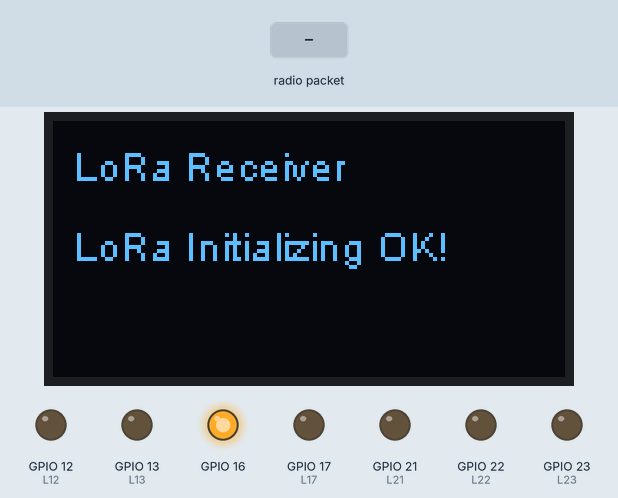
Recording of a sketch running on a simulated ESP32. On the bench: 128×64 one-colour display, output pins drawn as LEDs (lit = HIGH). Inputs (shaded band) come from the test bench. No radio packets arrive unless stated; what the sketch prints to the serial monitor is not drawn.

Above: at 2.3 s.
2.4 s: radio packet "22-on" arrives
At 4.6 s:
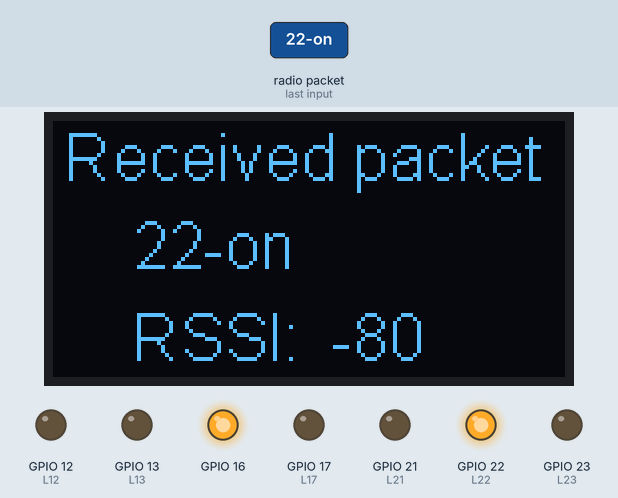
4.9 s: radio packet "22-off" arrives
At 6.6 s:
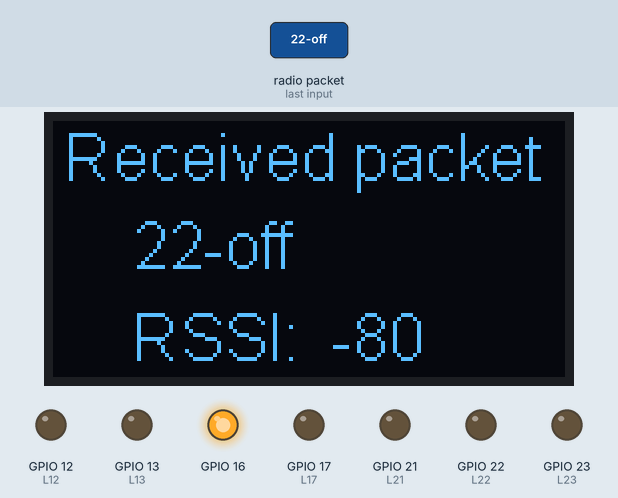
7.4 s: radio packet "12-on" arrives
At 7.9 s:
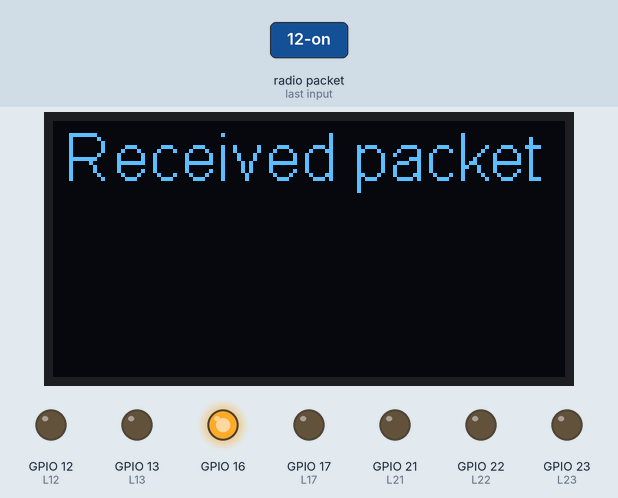
9.9 s: radio packet "13-on" arrives
At 11.6 s:
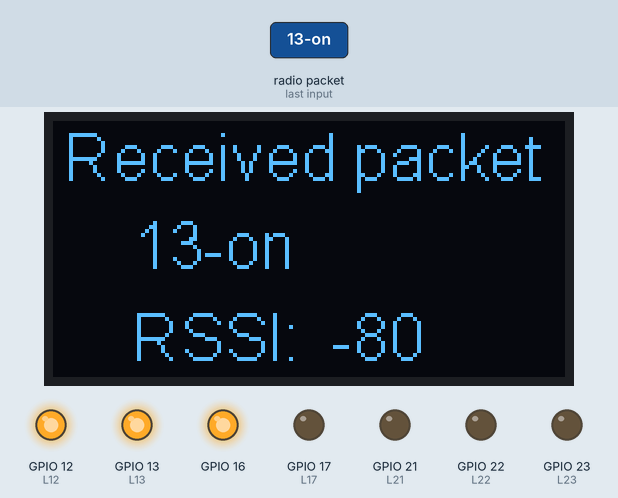
12.4 s: radio packet "12-off" arrives
At 14.6 s:
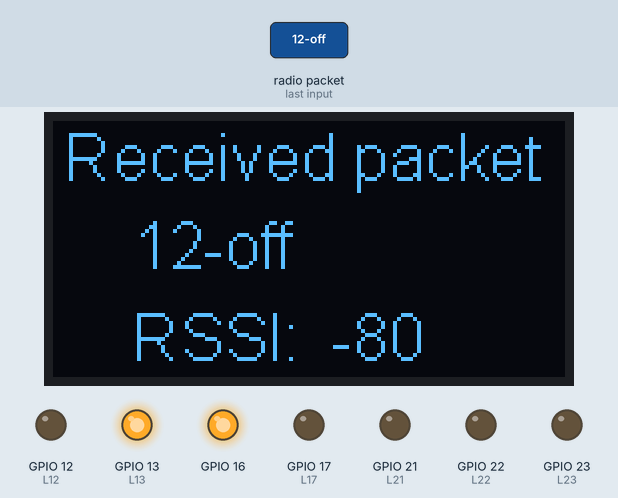
14.9 s: radio packet "17-on" arrives
At 16.6 s:
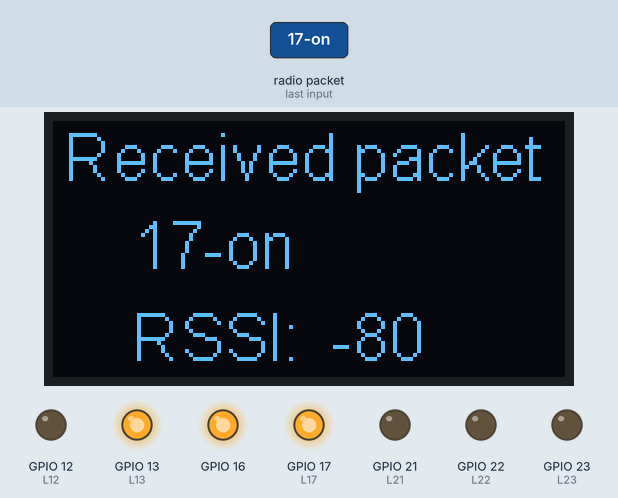
Timing chart, 0 to 18.1 s (numbered marks = the images above; inputs shaded):
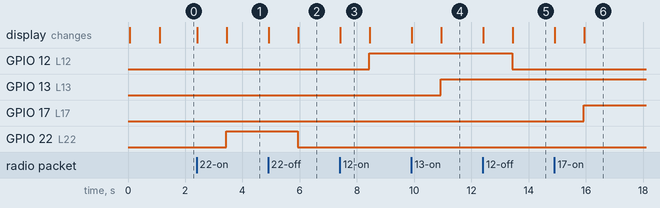

Measured:
- after the input at 2.4 s, GPIO 22 (L22): LOW → HIGH after 1.0 s; the display: first changes at once (image 1 shows a later state)
- after the input at 4.9 s, GPIO 22 (L22): HIGH → LOW after 1.0 s; the display: first changes at once (image 2 shows a later state)
- after the input at 7.4 s, GPIO 12 (L12): LOW → HIGH after 1.0 s; the display: changes at once (image 3)
- after the input at 9.9 s, GPIO 13 (L13): LOW → HIGH after 1.0 s; the display: first changes at once (image 4 shows a later state)
- after the input at 12.4 s, GPIO 12 (L12): HIGH → LOW after 1.0 s; the display: first changes at once (image 5 shows a later state)
- after the input at 14.9 s, GPIO 17 (L17): LOW → HIGH after 1.0 s; the display: first changes at once (image 6 shows a later state)
- what the display in image 3 shows lasts 1.0 s, from 7.4 s to 8.4 s

The sketch:

lora-receiver.ino
```cpp
#include <SPI.h>
#include <LoRa.h>
#include "SSD1306.h"

SSD1306  display(0x3c, 4, 15);

#define SS      18
#define RST     14
#define DI0     26
#define BAND    915E6
#define L12 12
#define L13 13
#define L17 17
#define L21 21
#define L22 22
#define L23 23

void setup() {

  pinMode(16,OUTPUT);
  pinMode(L12, OUTPUT);
  pinMode(L13, OUTPUT);
  pinMode(L17, OUTPUT);
  pinMode(L21, OUTPUT);
  pinMode(L22, OUTPUT);
  pinMode(L23, OUTPUT);
  digitalWrite(16, LOW);    // set GPIO16 low to reset OLED
  delay(50);
  digitalWrite(16, HIGH);

  display.init();
  display.flipScreenVertically();
  display.setFont(ArialMT_Plain_10);
  display.setTextAlignment(TEXT_ALIGN_LEFT);

  Serial.begin(115200);
  while (!Serial); //if just the the basic function, must connect to a computer
  delay(1000);
  Serial.println("LoRa Receiver");
  display.drawString(5,5,"LoRa Receiver");
  display.display();
  SPI.begin(5,19,27,18);
  LoRa.setPins(SS,RST,DI0);

  if (!LoRa.begin(BAND)) {
    display.drawString(5,25,"Starting LoRa failed!");
    while (1);
  }
  Serial.println("LoRa Initial OK!");
  display.drawString(5,25,"LoRa Initializing OK!");
  display.display();
}

void loop() {
  // try to parse packet
  int packetSize = LoRa.parsePacket();
  if (packetSize) {
    // received a packets
    Serial.print("Received packet. ");
    display.clear();
    display.setFont(ArialMT_Plain_16);
    display.drawString(3, 0, "Received packet ");
    display.display();

    // read packet
    while (LoRa.available()) {
      String data = LoRa.readString();
      Serial.print(data);
      display.drawString(20,22, data);
      display.display();

      if (data == "22-on")
        digitalWrite(L22, HIGH);
      else if (data == "22-off")
        digitalWrite(L22, LOW);
      else if (data == "12-on")
        digitalWrite(L12, HIGH);
      else if (data == "12-off")
        digitalWrite(L12, LOW);
      else if (data == "13-on")
        digitalWrite(L13, HIGH);
      else if (data == "13-off")
        digitalWrite(L13, LOW);
      else if (data == "17-on")
        digitalWrite(L17, HIGH);
      else if (data == "17-off")
        digitalWrite(L17, LOW);
      else if (data == "21-on")
        digitalWrite(L21, HIGH);
      else if (data == "21-off")
        digitalWrite(L21, LOW);
      else if (data == "23-on")
        digitalWrite(L23, HIGH);
      else if (data == "23-off")
        digitalWrite(L23, LOW);
    }
    // print RSSI of packet
    Serial.print(" with RSSI ");
    Serial.println(LoRa.packetRssi());
    display.drawString(20, 45, "RSSI:  ");
    display.drawString(70, 45, (String)LoRa.packetRssi());
    display.display();
  }
}
```
